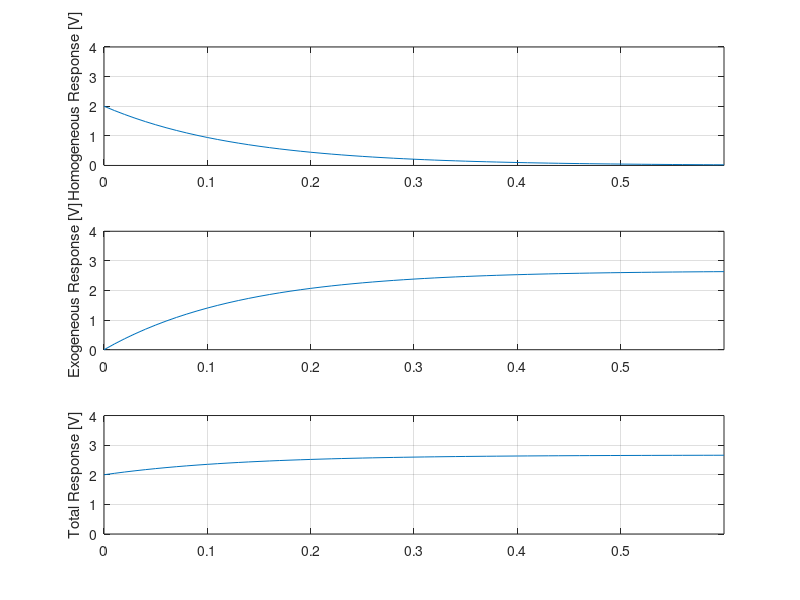

Write MATLAB code to recreate this figure.
%Constants
R1=1000; R2=2000; C=200*10^-6;
a=(R1+R2)/(R1*R2*C); b=1/(R1*C);

v0=2;
vIn=4;
duration=0.6;
t=0 : 0.01 : duration;

%Homogenous Response
yH=v0*exp(-a*t);

%Exogeneous Response
yE=vIn*(b/a)*(1-exp(-a*t));

%Total Response
yT=yH + yE;

subplot(311); plot(t,yH); axis([0 duration 0 4]);
ylabel('Homogeneous Response [V]'); grid on;

subplot(312); plot(t,yE); axis([0 duration 0 4]);
ylabel('Exogeneous Response [V]'); grid on;

subplot(313); plot(t,yT); axis([0 duration 0 4]);
ylabel('Total Response [V]'); grid on;